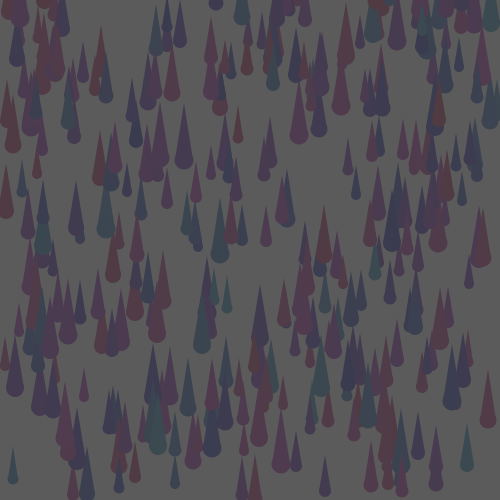
Frame 1 (no input)
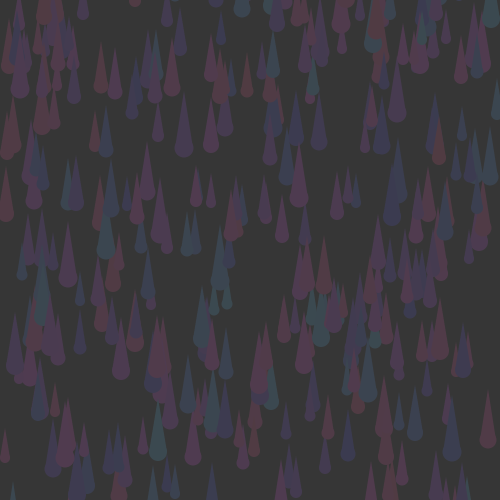
Frame 60 (the mouse pressed at the canvas centre just before this capture)
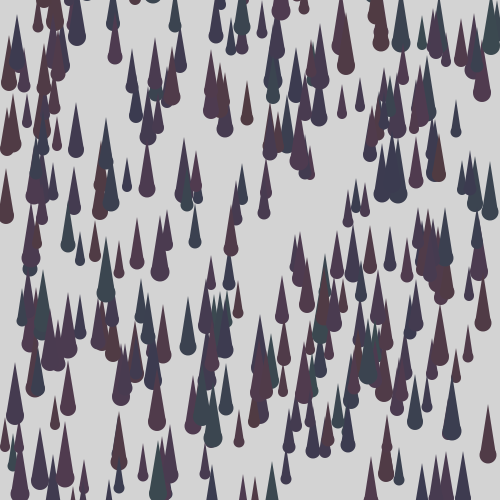
Frame 120 (the mouse held since frame 60 and released just before this capture)

The Processing sketch that drew these frames (run headless with seeded random() and noise(); from frame 60 on, the mouse is pressed at the canvas centre):

// Processing sketch: processing_74611
// ── processing_74611.pde

int num = int ((random (500))); // number of tears
Tears [] theTears; //tears array

void setup () {
  size (500, 500) ;
  smooth () ;
  colorMode (HSB) ;
  theTears = new Tears [num] ;
  for (int i = 0; i < num; i++) {
     theTears [i] = new Tears () ;
  }
}

void draw () {
   background (random (255)) ;
   for(int i = 0; i < num; i ++ ) {
     theTears [i] .draw () ;
     theTears [i] .fall () ;

   }
} 

class Tears {
  color cul;
  int x ;
  int y ;
  int speed ; 
  int wi ;
  

  
  Tears () {
    cul = color (random (100) + 140, 65 , 80) ; 
    speed = int (random (1 + 10)) ;
    x = int (random (width)) ;
    y = int (random (width)) ;
    wi = int (random (10) + 10) ; 
   
  }
 
 // methods

 void draw () {
   // drawing tears
    noStroke () ;
    fill (cul) ;
    ellipse (x, y, wi, wi) ; //draws base of tear
    triangle (x - wi / 2, y, x + wi / 2, y, x, y - 3 * wi) ;  //draws top of tear
  }



void fall () {
    y += (random(20)) ;
    if (y > 525) {
    y = -25;
    }
  }
}
